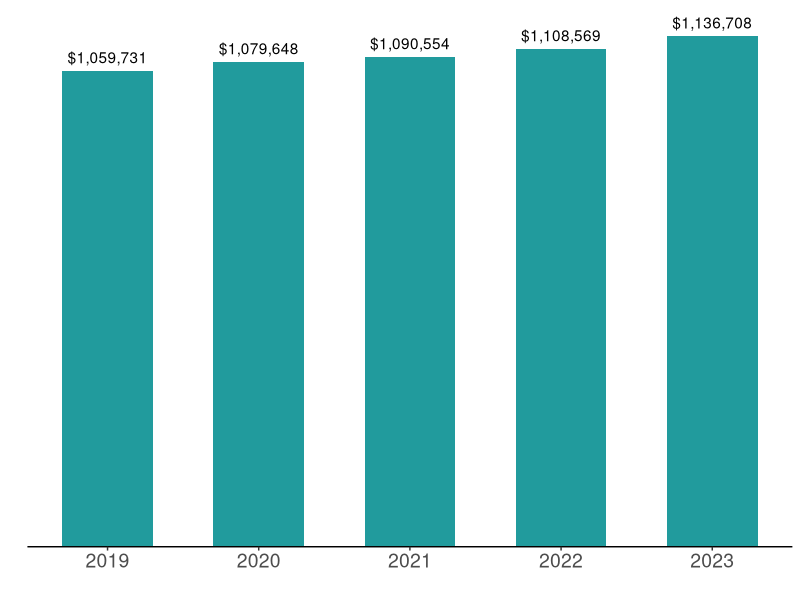
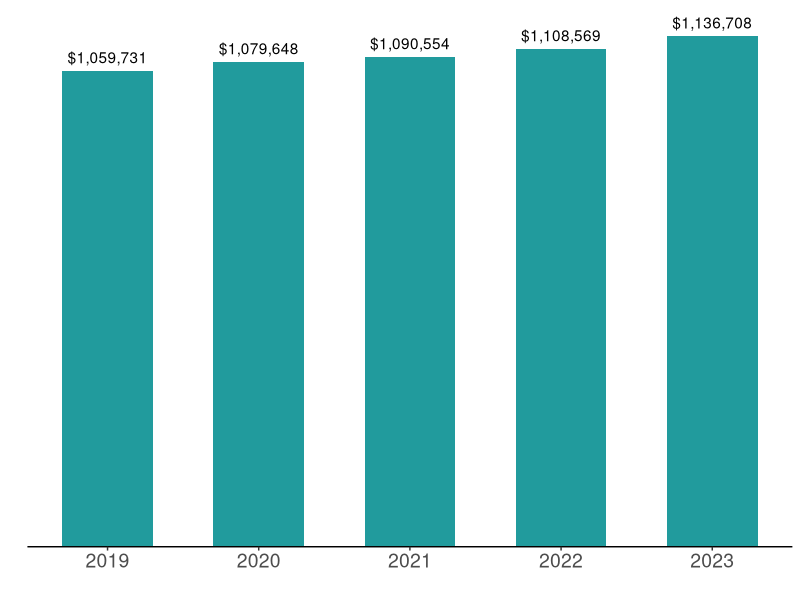

Here is the R script that generated these plots, in order:
library(tidyverse)
library(scales)

income_data <- c(1059731,
                 1079648,
                 1090554,
                 1108569,
                 1136708)

income <- tibble(
    year = seq(2019, 2023, by = 1),
    income = income_data
)

income |> 
    ggplot(aes(x = year, y = income)) +
    geom_bar(stat = "identity", 
             width = 0.6,
             fill = "#219B9D") +
    scale_x_continuous(
        expand = c(0.05, 0)
    ) +
    scale_y_continuous(
        expand = c(0, 0),
        limits = c(0, 1200000)
    ) +
    labs(
        x = "",
        y = "",
    ) +
    theme(
        axis.line.x = element_line(),
        axis.ticks.length.y = unit(0, "mm"),
        axis.text.y = element_blank(),
        axis.text.x = element_text(size = 14),
        panel.background = element_blank()
    ) +
    geom_text(aes(y = income + 30000,
                  label = dollar(income)))
ggsave("./img/income_draft.png", 
       width = 8, height = 6,
       dpi = 300)
